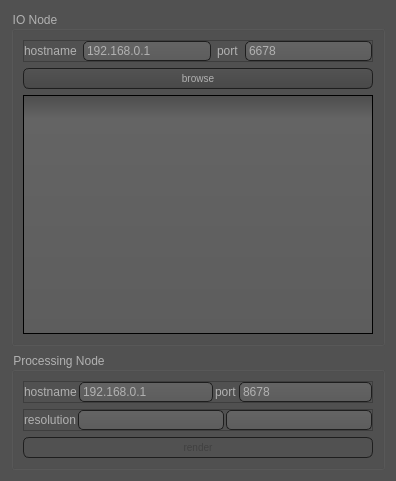
<?xml version="1.0" encoding="UTF-8"?>
<ui version="4.0">
 <class>ConnectionWidget</class>
 <widget class="QDialog" name="ConnectionWidget">
  <property name="geometry">
   <rect>
    <x>0</x>
    <y>0</y>
    <width>396</width>
    <height>481</height>
   </rect>
  </property>
  <property name="windowTitle">
   <string>Form</string>
  </property>
  <property name="styleSheet">
   <string notr="true">QToolTip
{
     border: 1px solid black;
     background-color: #8c8c8c;
     padding: 1px;
     border-radius: 3px;
     opacity: 100;
}

QWidget
{
    color: #b1b1b1;
    background-color: #515151;
}

QWidget:item:hover
{
    background-color: QLinearGradient( x1: 0, y1: 0, x2: 0, y2: 1, stop: 0 #8c8c8c, stop: 1 #b3b3b3);
    color: #000000;
}

QWidget:item:selected
{
    background-color: QLinearGradient( x1: 0, y1: 0, x2: 0, y2: 1, stop: 0 #8c8c8c, stop: 1 #8c8c8c);
}

QMenuBar::item
{
    background: transparent;
}

QMenuBar::item:selected
{
    background: transparent;
    border: 1px solid #8c8c8c;
}

QMenuBar::item:pressed
{
    background: #444;
    border: 1px solid #000;
    background-color: QLinearGradient(
        x1:0, y1:0,
        x2:0, y2:1,
        stop:1 #212121,
        stop:0.4 #343434/*,
        stop:0.2 #343434,
        stop:0.1 #8c8c8c*/
    );
    margin-bottom:-1px;
    padding-bottom:1px;
}

QMenu
{
    border: 1px solid #000;
}

QMenu::item
{
    padding: 2px 20px 2px 20px;
}

QMenu::item:selected
{
    color: #000000;
}

QWidget:disabled
{
    color: #404040;
    background-color: #515151;
}

QAbstractItemView
{
    background-color: QLinearGradient( x1: 0, y1: 0, x2: 0, y2: 1, stop: 0 #4d4d4d, stop: 0.1 #646464, stop: 1 #5d5d5d);
}

QWidget:focus
{
    /*border: 2px solid QLinearGradient( x1: 0, y1: 0, x2: 0, y2: 1, stop: 0 #8c8c8c, stop: 1 #8c8c8c);*/
}

QLineEdit
{
    background-color: QLinearGradient( x1: 0, y1: 0, x2: 0, y2: 1, stop: 0 #4d4d4d, stop: 0 #646464, stop: 1 #5d5d5d);
    padding: 1px;
    border-style: solid;
    border: 1px solid #1e1e1e;
    border-radius: 5;
}

QPushButton
{
    color: #b1b1b1;
    background-color: QLinearGradient( x1: 0, y1: 0, x2: 0, y2: 1, stop: 0 #565656, stop: 0.1 #525252, stop: 0.5 #4e4e4e, stop: 0.9 #4a4a4a, stop: 1 #464646);
    border-width: 1px;
    border-color: #1e1e1e;
    border-style: solid;
    border-radius: 6;
    padding: 3px;
    font-size: 10px;
    padding-left: 5px;
    padding-right: 5px;
}

QPushButton:pressed
{
    background-color: QLinearGradient( x1: 0, y1: 0, x2: 0, y2: 1, stop: 0 #2d2d2d, stop: 0.1 #2b2b2b, stop: 0.5 #292929, stop: 0.9 #282828, stop: 1 #252525);
}

QComboBox
{
    selection-background-color: #8c8c8c;
    background-color: QLinearGradient( x1: 0, y1: 0, x2: 0, y2: 1, stop: 0 #565656, stop: 0.1 #525252, stop: 0.5 #4e4e4e, stop: 0.9 #4a4a4a, stop: 1 #464646);
    border-style: solid;
    border: 1px solid #1e1e1e;
    border-radius: 5;
}

QComboBox:hover,QPushButton:hover
{
    border: 2px solid QLinearGradient( x1: 0, y1: 0, x2: 0, y2: 1, stop: 0 #8c8c8c, stop: 1 #8c8c8c);
}


QComboBox:on
{
    padding-top: 3px;
    padding-left: 4px;
    background-color: QLinearGradient( x1: 0, y1: 0, x2: 0, y2: 1, stop: 0 #2d2d2d, stop: 0.1 #2b2b2b, stop: 0.5 #292929, stop: 0.9 #282828, stop: 1 #252525);
    selection-background-color: #8c8c8c;
}

QComboBox QAbstractItemView
{
    border: 2px solid darkgray;
    selection-background-color: QLinearGradient( x1: 0, y1: 0, x2: 0, y2: 1, stop: 0 #8c8c8c, stop: 1 #8c8c8c);
}

QComboBox::drop-down
{
     subcontrol-origin: padding;
     subcontrol-position: top right;
     width: 15px;

     border-left-width: 0px;
     border-left-color: darkgray;
     border-left-style: solid; /* just a single line */
     border-top-right-radius: 3px; /* same radius as the QComboBox */
     border-bottom-right-radius: 3px;
 }

QGroupBox:focus
{
border: 2px solid QLinearGradient( x1: 0, y1: 0, x2: 0, y2: 1, stop: 0 #8c8c8c, stop: 1 #8c8c8c);
}

QTextEdit:focus
{
    border: 2px solid QLinearGradient( x1: 0, y1: 0, x2: 0, y2: 1, stop: 0 #8c8c8c, stop: 1 #8c8c8c);
}

QScrollBar:horizontal {
     border: 1px solid #222222;
     background: QLinearGradient( x1: 0, y1: 0, x2: 0, y2: 1, stop: 0.0 #121212, stop: 0.2 #282828, stop: 1 #484848);
     height: 7px;
     margin: 0px 16px 0 16px;
}

QScrollBar::handle:horizontal
{
      background: QLinearGradient( x1: 0, y1: 0, x2: 1, y2: 0, stop: 0 #8c8c8c, stop: 0.5 #8c8c8c, stop: 1 #8c8c8c);
      min-height: 20px;
      border-radius: 2px;
}

QScrollBar::add-line:horizontal {
      border: 1px solid #1b1b19;
      border-radius: 2px;
      background: QLinearGradient( x1: 0, y1: 0, x2: 1, y2: 0, stop: 0 #8c8c8c, stop: 1 #8c8c8c);
      width: 14px;
      subcontrol-position: right;
      subcontrol-origin: margin;
}

QScrollBar::sub-line:horizontal {
      border: 1px solid #1b1b19;
      border-radius: 2px;
      background: QLinearGradient( x1: 0, y1: 0, x2: 1, y2: 0, stop: 0 #8c8c8c, stop: 1 #8c8c8c);
      width: 14px;
     subcontrol-position: left;
     subcontrol-origin: margin;
}

QScrollBar::right-arrow:horizontal, QScrollBar::left-arrow:horizontal
{
      border: 1px solid black;
      width: 1px;
      height: 1px;
      background: white;
}

QScrollBar::add-page:horizontal, QScrollBar::sub-page:horizontal
{
      background: none;
}

QScrollBar:vertical
{
      background: QLinearGradient( x1: 0, y1: 0, x2: 1, y2: 0, stop: 0.0 #121212, stop: 0.2 #282828, stop: 1 #484848);
      width: 7px;
      margin: 16px 0 16px 0;
      border: 1px solid #222222;
}

QScrollBar::handle:vertical
{
      background: QLinearGradient( x1: 0, y1: 0, x2: 0, y2: 1, stop: 0 #8c8c8c, stop: 0.5 #8c8c8c, stop: 1 #8c8c8c);
      min-height: 20px;
      border-radius: 2px;
}

QScrollBar::add-line:vertical
{
      border: 1px solid #1b1b19;
      border-radius: 2px;
      background: QLinearGradient( x1: 0, y1: 0, x2: 0, y2: 1, stop: 0 #8c8c8c, stop: 1 #8c8c8c);
      height: 14px;
      subcontrol-position: bottom;
      subcontrol-origin: margin;
}

QScrollBar::sub-line:vertical
{
      border: 1px solid #1b1b19;
      border-radius: 2px;
      background: QLinearGradient( x1: 0, y1: 0, x2: 0, y2: 1, stop: 0 #8c8c8c, stop: 1 #8c8c8c);
      height: 14px;
      subcontrol-position: top;
      subcontrol-origin: margin;
}

QScrollBar::up-arrow:vertical, QScrollBar::down-arrow:vertical
{
      border: 1px solid black;
      width: 1px;
      height: 1px;
      background: white;
}


QScrollBar::add-page:vertical, QScrollBar::sub-page:vertical
{
      background: none;
}

QTextEdit
{
    background-color: #242424;
}

QPlainTextEdit
{
    background-color: #242424;
}

QHeaderView::section
{
    background-color: QLinearGradient(x1:0, y1:0, x2:0, y2:1, stop:0 #616161, stop: 0.5 #505050, stop: 0.6 #434343, stop:1 #656565);
    color: white;
    padding-left: 4px;
    border: 1px solid #6c6c6c;
}

QCheckBox:disabled
{
color: #414141;
}

QDockWidget::title
{
    text-align: center;
    spacing: 3px; /* spacing between items in the tool bar */
    background-color: QLinearGradient(x1:0, y1:0, x2:0, y2:1, stop:0 #515151, stop: 0.5 #242424, stop:1 #515151);
}

QDockWidget::close-button, QDockWidget::float-button
{
    text-align: center;
    spacing: 1px; /* spacing between items in the tool bar */
    background-color: QLinearGradient(x1:0, y1:0, x2:0, y2:1, stop:0 #515151, stop: 0.5 #242424, stop:1 #515151);
}

QDockWidget::close-button:hover, QDockWidget::float-button:hover
{
    background: #242424;
}

QDockWidget::close-button:pressed, QDockWidget::float-button:pressed
{
    padding: 1px -1px -1px 1px;
}

QMainWindow::separator
{
    background-color: QLinearGradient(x1:0, y1:0, x2:0, y2:1, stop:0 #161616, stop: 0.5 #151515, stop: 0.6 #212121, stop:1 #343434);
    color: white;
    padding-left: 4px;
    border: 1px solid #4c4c4c;
    spacing: 3px; /* spacing between items in the tool bar */
}

QMainWindow::separator:hover
{

    background-color: QLinearGradient(x1:0, y1:0, x2:0, y2:1, stop:0 #8c8c8c, stop:0.5 #b56c17 stop:1 #8c8c8c);
    color: white;
    padding-left: 4px;
    border: 1px solid #6c6c6c;
    spacing: 3px; /* spacing between items in the tool bar */
}

QMenu::separator
{
    height: 2px;
    background-color: QLinearGradient(x1:0, y1:0, x2:0, y2:1, stop:0 #161616, stop: 0.5 #151515, stop: 0.6 #212121, stop:1 #343434);
    color: white;
    padding-left: 4px;
    margin-left: 10px;
    margin-right: 5px;
}

QProgressBar
{
    border: 2px solid grey;
    border-radius: 5px;
    text-align: center;
}

QProgressBar::chunk
{
    background-color: #8c8c8c;
    width: 2.15px;
    margin: 0.5px;
}

QTabBar::tab {
    color: #b1b1b1;
    border: 1px solid #444;
    border-bottom-style: none;
    background-color: #515151;
    padding-left: 10px;
    padding-right: 10px;
    padding-top: 3px;
    padding-bottom: 2px;
    margin-right: -1px;
}

QTabWidget::pane {
    border: 1px solid #444;
    top: 1px;
}

QTabBar::tab:last
{
    margin-right: 0; /* the last selected tab has nothing to overlap with on the right */
    border-top-right-radius: 3px;
}

QTabBar::tab:first:!selected
{
 margin-left: 0px; /* the last selected tab has nothing to overlap with on the right */


    border-top-left-radius: 3px;
}

QTabBar::tab:!selected
{
    color: #b1b1b1;
    border-bottom-style: solid;
    margin-top: 3px;
    background-color: QLinearGradient(x1:0, y1:0, x2:0, y2:1, stop:1 #212121, stop:.4 #343434);
}

QTabBar::tab:selected
{
    border-top-left-radius: 3px;
    border-top-right-radius: 3px;
    margin-bottom: 0px;
}

QTabBar::tab:!selected:hover
{
    /*border-top: 2px solid #8c8c8c;
    padding-bottom: 3px;*/
    border-top-left-radius: 3px;
    border-top-right-radius: 3px;
    background-color: QLinearGradient(x1:0, y1:0, x2:0, y2:1, stop:1 #212121, stop:0.4 #343434, stop:0.2 #343434, stop:0.1 #8c8c8c);
}

QRadioButton::indicator:checked, QRadioButton::indicator:unchecked{
    color: #b1b1b1;
    background-color: #515151;
    border: 1px solid #b1b1b1;
    border-radius: 6px;
}

QRadioButton::indicator:checked
{
    background-color: qradialgradient(
        cx: 0.5, cy: 0.5,
        fx: 0.5, fy: 0.5,
        radius: 1.0,
        stop: 0.25 #8c8c8c,
        stop: 0.3 #515151
    );
}

QCheckBox::indicator{
    color: #b1b1b1;
    background-color: #515151;
    border: 1px solid #b1b1b1;
    width: 9px;
    height: 9px;
}

QRadioButton::indicator
{
    border-radius: 6px;
}

QRadioButton::indicator:hover, QCheckBox::indicator:hover
{
    border: 1px solid #8c8c8c;
}

QCheckBox::indicator:disabled, QRadioButton::indicator:disabled
{
    border: 1px solid #444;
}
</string>
  </property>
  <layout class="QGridLayout" name="gridLayout">
   <item row="1" column="0">
    <widget class="QGroupBox" name="io_groupBox">
     <property name="title">
      <string>IO Node</string>
     </property>
     <layout class="QVBoxLayout" name="verticalLayout">
      <item>
       <widget class="QFrame" name="frame">
        <property name="frameShape">
         <enum>QFrame::StyledPanel</enum>
        </property>
        <property name="frameShadow">
         <enum>QFrame::Raised</enum>
        </property>
        <layout class="QGridLayout" name="gridLayout_3">
         <property name="leftMargin">
          <number>0</number>
         </property>
         <property name="topMargin">
          <number>0</number>
         </property>
         <property name="rightMargin">
          <number>0</number>
         </property>
         <property name="bottomMargin">
          <number>0</number>
         </property>
         <item row="0" column="0">
          <widget class="QLabel" name="label">
           <property name="text">
            <string>hostname</string>
           </property>
          </widget>
         </item>
         <item row="0" column="1">
          <widget class="QLineEdit" name="hostnameIO">
           <property name="text">
            <string>192.168.0.1</string>
           </property>
          </widget>
         </item>
         <item row="0" column="2">
          <widget class="QLabel" name="label_2">
           <property name="text">
            <string>port</string>
           </property>
          </widget>
         </item>
         <item row="0" column="3">
          <widget class="QLineEdit" name="portIO">
           <property name="text">
            <string>6678</string>
           </property>
          </widget>
         </item>
        </layout>
       </widget>
      </item>
      <item>
       <widget class="QPushButton" name="connectIO">
        <property name="text">
         <string>browse</string>
        </property>
       </widget>
      </item>
      <item>
       <widget class="QTreeView" name="fileView">
        <attribute name="headerVisible">
         <bool>false</bool>
        </attribute>
       </widget>
      </item>
     </layout>
    </widget>
   </item>
   <item row="2" column="0">
    <widget class="QGroupBox" name="processing_groupBox">
     <property name="title">
      <string>Processing Node</string>
     </property>
     <layout class="QGridLayout" name="gridLayout_2">
      <item row="3" column="0">
       <widget class="QPushButton" name="connectProc">
        <property name="enabled">
         <bool>false</bool>
        </property>
        <property name="text">
         <string>render</string>
        </property>
       </widget>
      </item>
      <item row="0" column="0">
       <widget class="QFrame" name="frame_3">
        <property name="frameShape">
         <enum>QFrame::StyledPanel</enum>
        </property>
        <property name="frameShadow">
         <enum>QFrame::Raised</enum>
        </property>
        <layout class="QHBoxLayout" name="horizontalLayout_2">
         <property name="spacing">
          <number>2</number>
         </property>
         <property name="leftMargin">
          <number>0</number>
         </property>
         <property name="topMargin">
          <number>0</number>
         </property>
         <property name="rightMargin">
          <number>0</number>
         </property>
         <property name="bottomMargin">
          <number>0</number>
         </property>
         <item>
          <widget class="QLabel" name="label_3">
           <property name="text">
            <string>hostname</string>
           </property>
          </widget>
         </item>
         <item>
          <widget class="QLineEdit" name="hostnameProc">
           <property name="text">
            <string>192.168.0.1</string>
           </property>
          </widget>
         </item>
         <item>
          <widget class="QLabel" name="label_4">
           <property name="text">
            <string>port</string>
           </property>
          </widget>
         </item>
         <item>
          <widget class="QLineEdit" name="portProc">
           <property name="text">
            <string>8678</string>
           </property>
          </widget>
         </item>
        </layout>
       </widget>
      </item>
      <item row="2" column="0">
       <widget class="QFrame" name="frame_4">
        <property name="frameShape">
         <enum>QFrame::StyledPanel</enum>
        </property>
        <property name="frameShadow">
         <enum>QFrame::Raised</enum>
        </property>
        <layout class="QHBoxLayout" name="horizontalLayout_3">
         <property name="spacing">
          <number>2</number>
         </property>
         <property name="leftMargin">
          <number>0</number>
         </property>
         <property name="topMargin">
          <number>0</number>
         </property>
         <property name="rightMargin">
          <number>0</number>
         </property>
         <property name="bottomMargin">
          <number>0</number>
         </property>
         <item>
          <widget class="QLabel" name="label_5">
           <property name="text">
            <string>resolution</string>
           </property>
          </widget>
         </item>
         <item>
          <widget class="QLineEdit" name="widthProc"/>
         </item>
         <item>
          <widget class="QLineEdit" name="heightProc"/>
         </item>
        </layout>
       </widget>
      </item>
     </layout>
    </widget>
   </item>
  </layout>
 </widget>
 <resources>
  <include location="resources.qrc"/>
 </resources>
 <connections/>
</ui>
